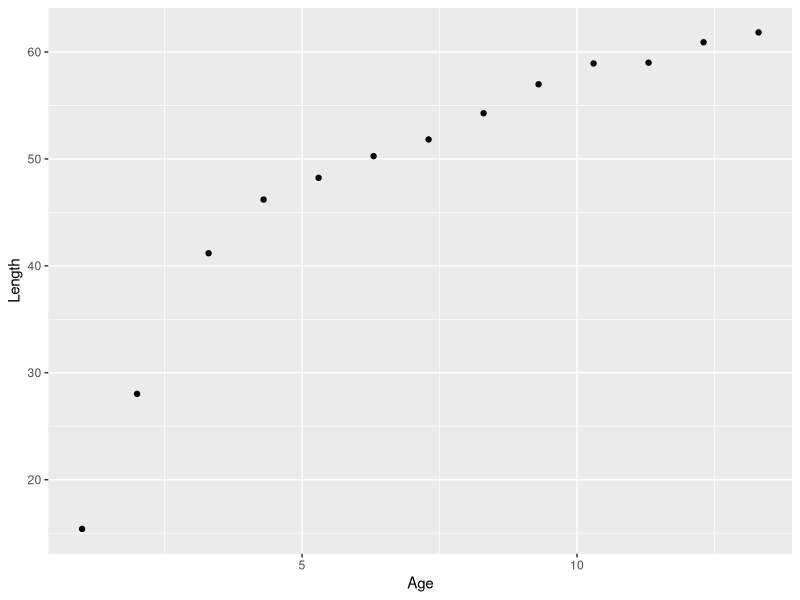
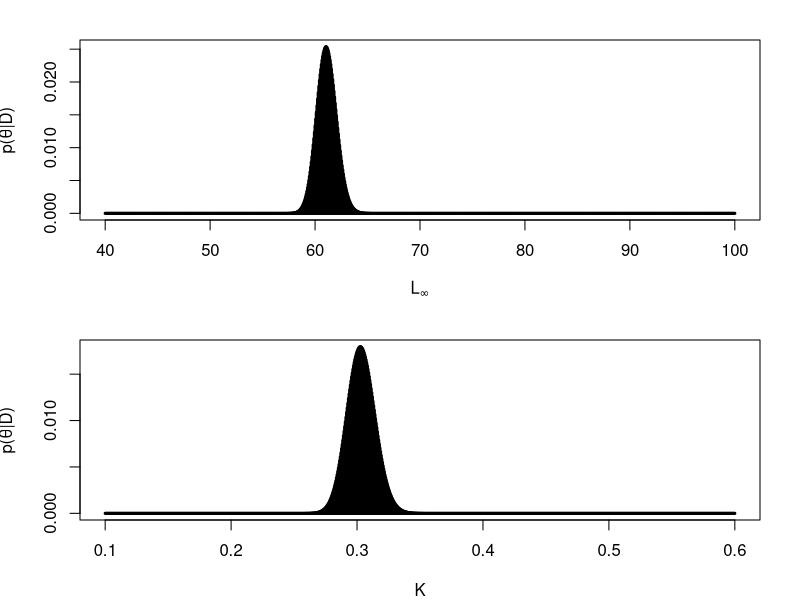

Reproduce these figures in R, in order.

####  "Homework 13"
#### "Yu-Jen Lin"
#### b04b01036@ntu.edu.tw
#### --------------------------------------------------------------------------------------------------------------------------------------------------------

## Assume t0 = 0 and sigma=0.032, please estimate the parameters of L∞ and K by using the method of Bayesian Grid Search for the average length-at-age data Pacific Hake, respectively, considering a multiplicative error model with log-normal distribution with the prior information of K~U[0.1,0.6] and L∞~U[40,100].

#### von Bertalanffy Growth Function (Considering a log-normal distribution)
#### L(t) = L∞ (1−exp(−k(t−t0))) * e^ε   ,   ε ~ N(0,σ^2)

#### L∞ : the hypothesized (mean) maximum length
####  K : growth rate
####  t : current age
#### t0 : the hypothesized age when body length is 0


## loading package and data

library(knitr)
library(ggplot2)

Age = c(1,2,3.3,4.3,5.3,6.3,7.3,8.3,9.3,10.3,11.3,12.3,13.3)
Length = c(15.4,28.03,41.18,46.2,48.23,50.26,51.82,54.27,56.98,58.93,59,60.91,61.83)

data = cbind(Age, Length)

kable(data, col.names = c("Age (year)", "Female mean length (cm)"))


## Check the plot of [ Length ~ Age ]

dataset = data.frame(Age, Length) # combine the data
colnames(dataset) <- c("Age", "Length") # rename the columns for plotting
ggplot(dataset, aes(x = Age, y = Length)) +
  geom_point()


#### --------------------------------------------------------------------------------------------------------------------------------------------------------

## likelihood section

VBGF <-function(x, Linf, K){
  y = Linf * (1 - exp(- K * (x - 0)))
  return(y)
}

lognormal_like = function(Linf, K){
  
  like = numeric(length(Length))
  LL = numeric(length(Length))
  ypred = VBGF(Age, Linf, K)
  Dev2 =(log(Length) - log(ypred)) ^ 2
  sigma = 0.032
  
  for (i in 1:length(Length)){
    like[i] = (1 / (Age[i] * sqrt(2 * pi) * sigma)) * exp(-Dev2[i] / (2 * sigma ^ 2))
    LL[i] = log(like[i])
  }
  
  tot_like = exp(sum(LL))
  return(tot_like)
}



#### --------------------------------------------------------------------------------------------------------------------------------------------------------

## Prior section (grid method)

# define the grid of each parameter
Linf_grid = seq(40, 100, length.out = 1000) # L∞ ~ U(40,100)
K_grid = seq(0.1, 0.6, length.out = 1000) # K ~ U(0.1,0.6)

# prior porbability
pLinf_grid = rep(1, length(Linf_grid))
pK_grid = rep(1, length(K_grid))
pTheta_matrix = expand.grid(Linf = pLinf_grid, K = pK_grid)

# expand the combination of grid 
Theta_matrix = expand.grid(Linf = Linf_grid, K = K_grid)

# Theta_matrix "Linf" "K"
head(Theta_matrix)


#### --------------------------------------------------------------------------------------------------------------------------------------------------------

## Posterior section

# negtive likelihood values of each grid
pDataGivenTheta = mapply(lognormal_like, Theta_matrix[,1], Theta_matrix[,2]) # pop_model -> lognormal_like # likelihood

# Compute the posterior density
pData = sum(pDataGivenTheta * pTheta_matrix[, 1] * pTheta_matrix[, 2])
pThetaGivenData = (pDataGivenTheta * pTheta_matrix[, 1] * pTheta_matrix[, 2]) / pData

# arrange the results
RESULTs = cbind(Theta_matrix, pThetaGivenData)


## Plot the results of L∞ and K

par(mfrow=c(2,1),mar=c(4,4,2,2))

# calculate the marginal probability
marginal_Linf = with(RESULTs, tapply(pThetaGivenData, Linf, sum))
plot(Linf_grid, marginal_Linf, type = "h", lwd = 3, xlab = expression(L[infinity]), ylab = bquote(paste("p(", theta, "|D)"))) 

# calculate the marginal probability
marginal_K = with(RESULTs, tapply(pThetaGivenData, K, sum))
plot(K_grid, marginal_K, type = "h", lwd = 3, xlab = "K", ylab = bquote(paste("p(", theta, "|D)")))


## Compare Bayesian Grid Search with MLE

#### When we used the MLE in previous homework, we got:
#### Linf = 61.08735457
#### K = 0.30279632
#### Both are quite similar as the results in this homework because
#### 1) in prior distribution we used the uniform distribution and
#### 2) we used sigma = 0.032 to start, which is the same value of MLE results.



















